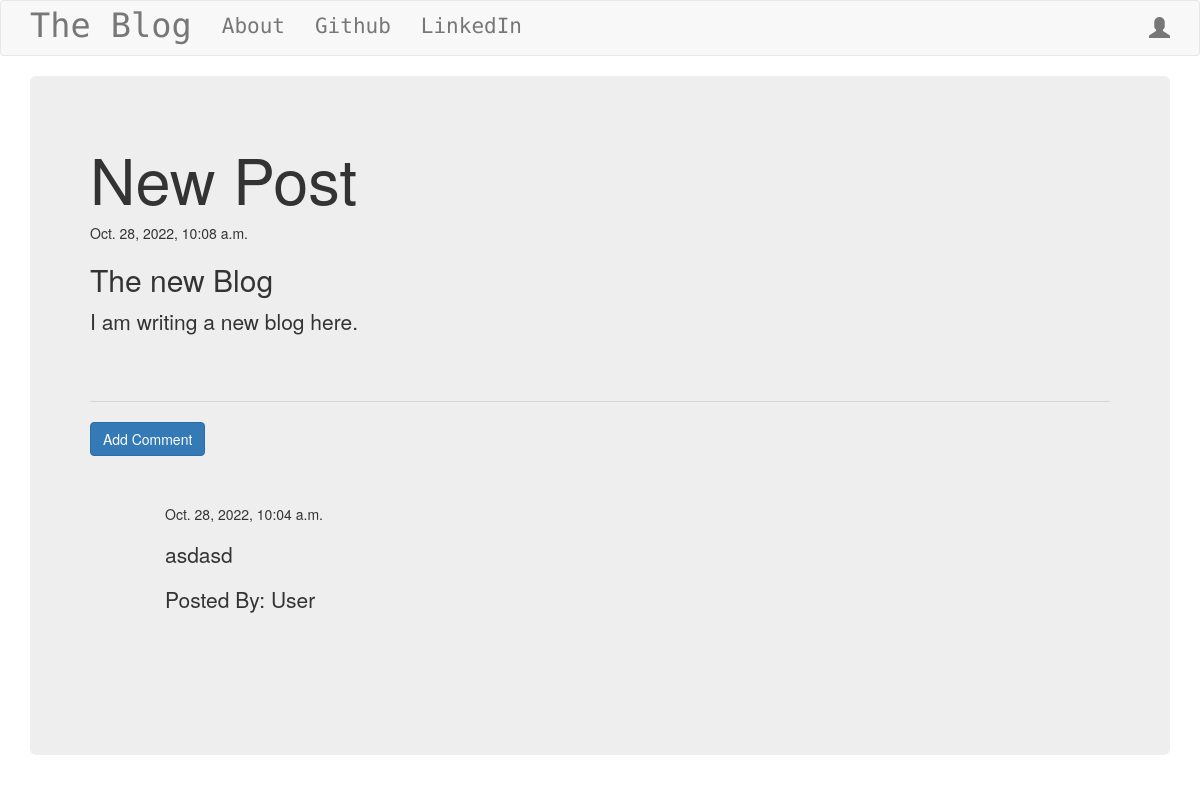
The app's page /post/1/ with its own data.
### blog/models.py (models this page shows, shortened)
class Post(models.Model):
    author = models.ForeignKey('auth.User', on_delete=models.CASCADE)
    title = models.CharField(max_length=256)
    text = models.TextField()
    create_date = models.DateTimeField(default=timezone.now)
    published_date = models.DateTimeField(blank=True, null=True)

class Comment(models.Model):
    post = models.ForeignKey(
        'blog.Post', on_delete=models.CASCADE, related_name='comments')
    name = models.CharField(max_length=200)
    text = models.TextField()
    create_date = models.DateTimeField(default=timezone.now)
    approved_comment = models.BooleanField(default=False)

### blog/views.py (the view)
# urls.py: path('post/<int:pk>/', views.PostDetailView.as_view(), name='post_detail'),
class PostDetailView(DetailView):
    model = Post

### blog/templates/blog/post_detail.html (shortened to what this page needs)
{% extends 'blog/base.html' %} {% block content %}
<div class="jumbotron">
  <h1 class="post-title">{{post.title}}</h1>
  {% if post.published_date %}
  <div class="date post-date">{{post.published_date}}</div>
  {% else %}
  <a href="{% url 'post_publish' post.id %}" class="btn btn-primary">Publish</a>
  {% endif %}
  <p class="post-content">{{post.text | safe | linebreaksbr}}</p>
  <hr />
  <a class="btn btn-primary btn-comment" href="{% url 'add_comment' post.id %}"
    >Add Comment</a
  >
  <div class="container">
    {% for comment in post.comments.all %}
    <div class="jumbotron">
      {% if user.is_authenticated or comment.approved_comment %}
      {{comment.create_date}}
      <p>{{comment.text|safe|linebreaks}}</p>
      <p>Posted By: {{comment.name}}</p>
      {% endif %} {% empty %}
      <p>No Comments</p>
    </div>
    {% endfor %}
  </div>
</div>
{% endblock content %}

### records on screen
Post: title "New Post", published_date "Oct. 28, 2022, 10:08 a.m.", text "The new Blog I am writing a new blog here."
Comment: create_date "Oct. 28, 2022, 10:04 a.m.", text "asdasd", name "User"
